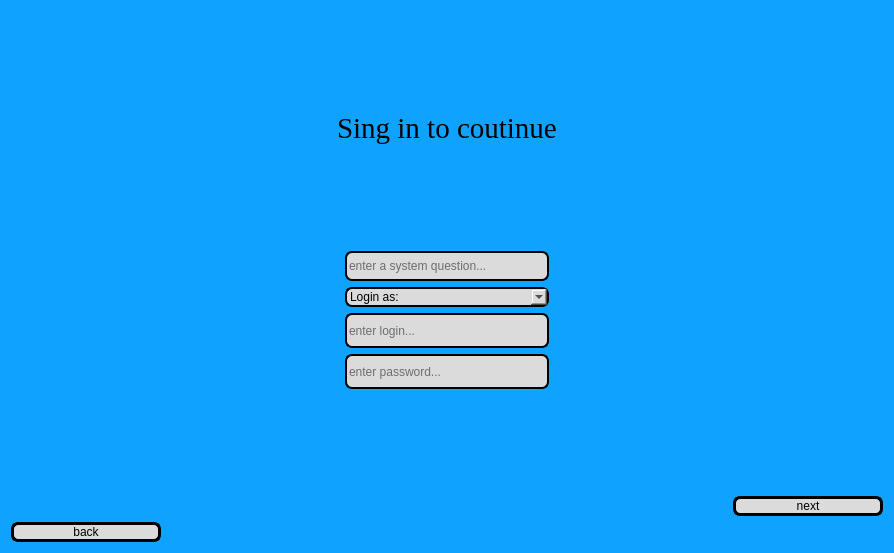
<?xml version="1.0" encoding="UTF-8"?>
<ui version="4.0">
 <class>UserLogin</class>
 <widget class="QDialog" name="UserLogin">
  <property name="geometry">
   <rect>
    <x>0</x>
    <y>0</y>
    <width>894</width>
    <height>553</height>
   </rect>
  </property>
  <property name="windowTitle">
   <string>Dialog</string>
  </property>
  <property name="windowIcon">
   <iconset resource="Resource.qrc">
    <normaloff>:/img/8552951.png</normaloff>:/img/8552951.png</iconset>
  </property>
  <property name="styleSheet">
   <string notr="true">background-color: rgb(15, 163, 255);</string>
  </property>
  <layout class="QVBoxLayout" name="verticalLayout">
   <item>
    <spacer name="verticalSpacer_3">
     <property name="orientation">
      <enum>Qt::Vertical</enum>
     </property>
     <property name="sizeHint" stdset="0">
      <size>
       <width>20</width>
       <height>40</height>
      </size>
     </property>
    </spacer>
   </item>
   <item alignment="Qt::AlignHCenter">
    <widget class="QLabel" name="LBsing">
     <property name="font">
      <font>
       <family>Times New Roman</family>
       <pointsize>22</pointsize>
      </font>
     </property>
     <property name="text">
      <string>Sing in to coutinue</string>
     </property>
    </widget>
   </item>
   <item>
    <spacer name="verticalSpacer_2">
     <property name="orientation">
      <enum>Qt::Vertical</enum>
     </property>
     <property name="sizeHint" stdset="0">
      <size>
       <width>20</width>
       <height>40</height>
      </size>
     </property>
    </spacer>
   </item>
   <item alignment="Qt::AlignHCenter">
    <widget class="QLineEdit" name="LEquestionLogin">
     <property name="minimumSize">
      <size>
       <width>204</width>
       <height>30</height>
      </size>
     </property>
     <property name="styleSheet">
      <string notr="true">QLineEdit {
    color: #000000;
    background-color: rgb(219, 219, 219);
    border-radius: 7px; 
    border: 2px solid rgb(0, 0, 0);
}


QLineEdit:hover {
    color: #000000;
    border: 2px solid rgb(0, 0, 0);
}</string>
     </property>
     <property name="echoMode">
      <enum>QLineEdit::Password</enum>
     </property>
     <property name="placeholderText">
      <string>enter a system question...</string>
     </property>
    </widget>
   </item>
   <item alignment="Qt::AlignHCenter">
    <widget class="QComboBox" name="CBloginAs">
     <property name="minimumSize">
      <size>
       <width>204</width>
       <height>20</height>
      </size>
     </property>
     <property name="styleSheet">
      <string notr="true">QComboBox {
    color: #000000;
    background-color: rgb(219, 219, 219);
    border-radius: 7px; 
    border: 2px solid rgb(0, 0, 0);
}</string>
     </property>
     <item>
      <property name="text">
       <string>Login as:</string>
      </property>
     </item>
     <item>
      <property name="text">
       <string>користувач</string>
      </property>
     </item>
     <item>
      <property name="text">
       <string>адміністратор</string>
      </property>
     </item>
    </widget>
   </item>
   <item alignment="Qt::AlignHCenter">
    <widget class="QLineEdit" name="LEloginU">
     <property name="minimumSize">
      <size>
       <width>204</width>
       <height>35</height>
      </size>
     </property>
     <property name="styleSheet">
      <string notr="true">QLineEdit {
    color: #000000;
    background-color: rgb(219, 219, 219);
    border-radius: 7px; 
    border: 2px solid rgb(0, 0, 0);
}


QLineEdit:hover {
    color: #000000;
    border: 2px solid rgb(0, 0, 0);
}</string>
     </property>
     <property name="placeholderText">
      <string>enter login...</string>
     </property>
    </widget>
   </item>
   <item alignment="Qt::AlignHCenter">
    <widget class="QLineEdit" name="LEpasswordU">
     <property name="minimumSize">
      <size>
       <width>204</width>
       <height>35</height>
      </size>
     </property>
     <property name="styleSheet">
      <string notr="true">QLineEdit {
    color: #000000;
    background-color: rgb(219, 219, 219);
    border-radius: 7px; 
    border: 2px solid rgb(0, 0, 0);
}


QLineEdit:hover {
    color: #000000;
    border: 2px solid rgb(0, 0, 0);
}</string>
     </property>
     <property name="echoMode">
      <enum>QLineEdit::Password</enum>
     </property>
     <property name="placeholderText">
      <string>enter password...</string>
     </property>
    </widget>
   </item>
   <item>
    <spacer name="verticalSpacer">
     <property name="orientation">
      <enum>Qt::Vertical</enum>
     </property>
     <property name="sizeHint" stdset="0">
      <size>
       <width>20</width>
       <height>40</height>
      </size>
     </property>
    </spacer>
   </item>
   <item alignment="Qt::AlignRight">
    <widget class="QPushButton" name="PBnextU">
     <property name="minimumSize">
      <size>
       <width>150</width>
       <height>0</height>
      </size>
     </property>
     <property name="styleSheet">
      <string notr="true">QPushButton {
    color: #000000;
    background-color: rgb(219, 219, 219);
    border-radius: 7px; 
    border: 3px solid rgb(0, 0, 0);
}


QPushButton:hover {
    color: #000000;
    background-color: rgb(201, 201, 201); 
    border: 2px solid rgb(0, 0, 0);
}</string>
     </property>
     <property name="text">
      <string>next</string>
     </property>
    </widget>
   </item>
   <item alignment="Qt::AlignLeft">
    <widget class="QPushButton" name="PBbackU">
     <property name="minimumSize">
      <size>
       <width>150</width>
       <height>0</height>
      </size>
     </property>
     <property name="styleSheet">
      <string notr="true">QPushButton {
    color: #000000;
    background-color: rgb(219, 219, 219);
    border-radius: 7px; 
    border: 3px solid rgb(0, 0, 0);
}


QPushButton:hover {
    color: #000000;
    background-color: rgb(201, 201, 201); 
    border: 2px solid rgb(0, 0, 0);
}</string>
     </property>
     <property name="text">
      <string>back</string>
     </property>
    </widget>
   </item>
  </layout>
 </widget>
 <resources>
  <include location="Resource.qrc"/>
 </resources>
 <connections/>
</ui>
